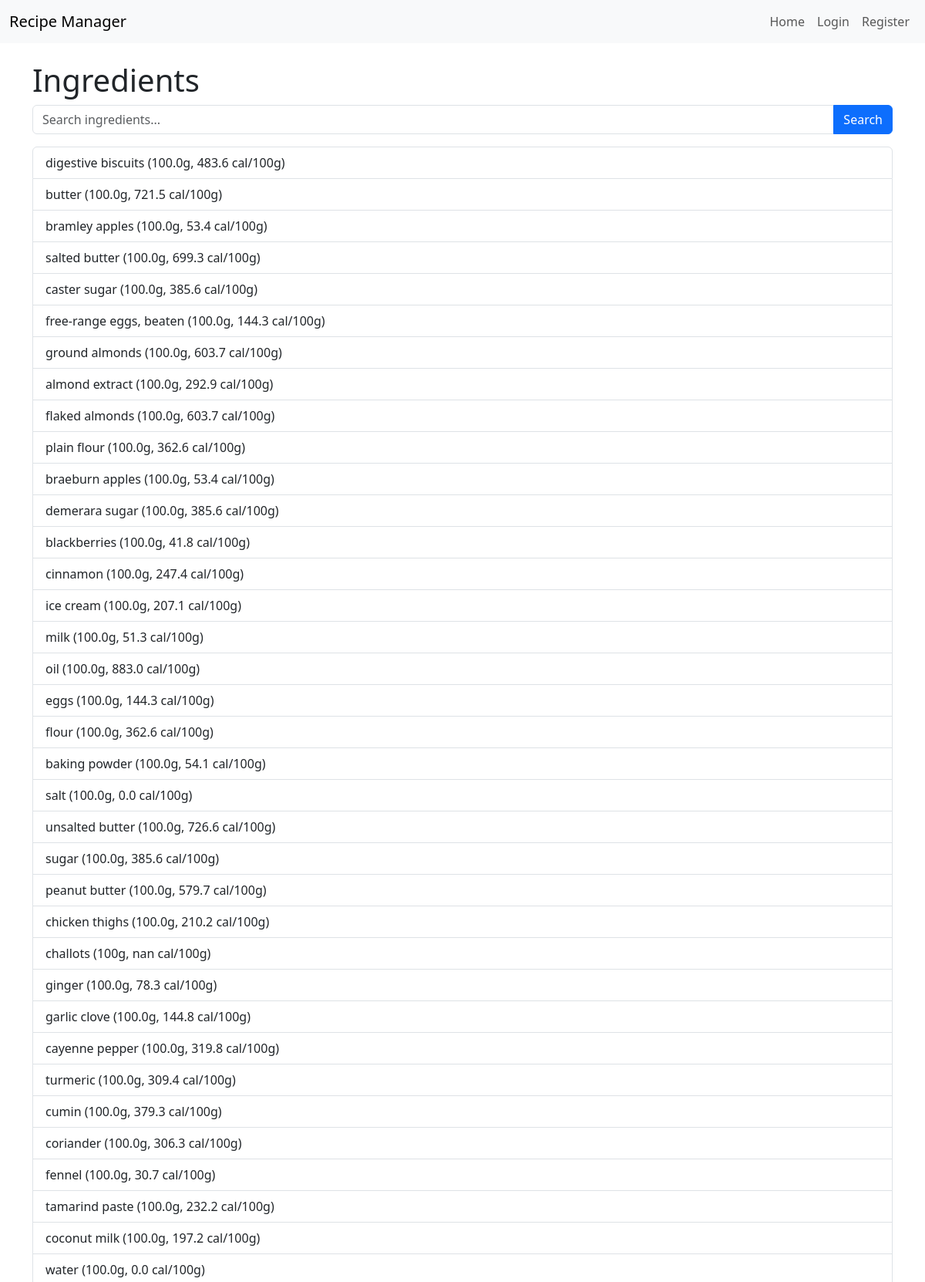
/ingredients (upper part), run on the app's committed database.
### tables this page shows
CREATE TABLE "ingredient" (
"id" INTEGER,
  "name" TEXT,
  "unit" TEXT,
  "calories_per_unit" REAL,
  "description" TEXT,
  "image" REAL
);

### final-code.py (the view)
@app.route('/ingredients')
def ingredients_list():
    conn = sqlite3.connect('recipes_final.db')
    ingredients = pd.read_sql_query("SELECT * FROM ingredient WHERE name LIKE ?", conn, params=(f'%{request.args.get("q", "")}%',))
    conn.close()
    return render_template('ingredients.html', ingredients=ingredients.to_dict(orient='records'))

### templates/ingredients.html (shortened to what this page needs)
<!DOCTYPE html>
<html lang="en">
<head>
    <link href="https://cdn.jsdelivr.net/npm/bootstrap@5.3.0/dist/css/bootstrap.min.css" rel="stylesheet">
</head>
<body>
    <nav class="navbar navbar-expand-lg navbar-light bg-light">
        <div class="container-fluid">
            <a class="navbar-brand" href="{{ url_for('home') }}">Recipe Manager</a>
            <div class="navbar-nav">
                <a class="nav-link" href="{{ url_for('home') }}">Home</a>
                {% if 'user_id' in session %}
                    <a class="nav-link" href="{{ url_for('add_recipe') }}">Add Recipe</a>
                    <a class="nav-link" href="{{ url_for('profile') }}">Profile</a>
                    {% if session.get('is_admin', False) %}
                        <a class="nav-link" href="{{ url_for('admin_panel') }}">Admin</a>
                        <a class="nav-link" href="{{ url_for('add_ingredient') }}">Add Ingredient</a>
                    {% endif %}
                    <a class="nav-link" href="{{ url_for('logout') }}">Logout</a>
                {% else %}
                    <a class="nav-link" href="{{ url_for('login') }}">Login</a>
                    <a class="nav-link" href="{{ url_for('register') }}">Register</a>
                {% endif %}
            </div>
        </div>
    </nav>
    <div class="container mt-4">
        <h1>Ingredients</h1>
        <form method="get" class="mb-3">
            <div class="input-group">
                <input type="text" class="form-control" name="q" placeholder="Search ingredients..." value="{{ request.args.get('q', '') }}">
                <button type="submit" class="btn btn-primary">Search</button>
            </div>
        </form>
        <ul class="list-group">
            {% for ing in ingredients %}
            <li class="list-group-item">{{ ing.name }} ({{ ing.unit }}, {{ ing.calories_per_unit }} cal/100g)</li>
            {% endfor %}
        </ul>
    </div>
</body>
</html>

### data on the page
ingredient: name "digestive biscuits", unit "100.0g", calories_per_unit "483.6"
ingredient: name "butter", unit "100.0g", calories_per_unit "721.5"
ingredient: name "bramley apples", unit "100.0g", calories_per_unit "53.4"
ingredient: name "salted butter", unit "100.0g", calories_per_unit "699.3"
ingredient: name "caster sugar", unit "100.0g", calories_per_unit "385.6"
ingredient: name "free-range eggs, beaten", unit "100.0g", calories_per_unit "144.3"
ingredient: name "ground almonds", unit "100.0g", calories_per_unit "603.7"
ingredient: name "almond extract", unit "100.0g", calories_per_unit "292.9"
ingredient: name "flaked almonds", unit "100.0g", calories_per_unit "603.7"
ingredient: name "plain flour", unit "100.0g", calories_per_unit "362.6"
ingredient: name "braeburn apples", unit "100.0g", calories_per_unit "53.4"
ingredient: name "demerara sugar", unit "100.0g", calories_per_unit "385.6"
ingredient: name "blackberries", unit "100.0g", calories_per_unit "41.8"
ingredient: name "cinnamon", unit "100.0g", calories_per_unit "247.4"
ingredient: name "ice cream", unit "100.0g", calories_per_unit "207.1"
ingredient: name "milk", unit "100.0g", calories_per_unit "51.3"
ingredient: name "oil", unit "100.0g", calories_per_unit "883.0"
ingredient: name "eggs", unit "100.0g", calories_per_unit "144.3"
ingredient: name "flour", unit "100.0g", calories_per_unit "362.6"
ingredient: name "baking powder", unit "100.0g", calories_per_unit "54.1"
ingredient: name "salt", unit "100.0g", calories_per_unit "0.0"
ingredient: name "unsalted butter", unit "100.0g", calories_per_unit "726.6"
ingredient: name "sugar", unit "100.0g", calories_per_unit "385.6"
ingredient: name "peanut butter", unit "100.0g", calories_per_unit "579.7"
ingredient: name "chicken thighs", unit "100.0g", calories_per_unit "210.2"
ingredient: name "challots", unit "100g", calories_per_unit "nan"
ingredient: name "ginger", unit "100.0g", calories_per_unit "78.3"
ingredient: name "garlic clove", unit "100.0g", calories_per_unit "144.8"
ingredient: name "cayenne pepper", unit "100.0g", calories_per_unit "319.8"
ingredient: name "turmeric", unit "100.0g", calories_per_unit "309.4"
ingredient: name "cumin", unit "100.0g", calories_per_unit "379.3"
ingredient: name "coriander", unit "100.0g", calories_per_unit "306.3"
ingredient: name "fennel", unit "100.0g", calories_per_unit "30.7"
ingredient: name "tamarind paste", unit "100.0g", calories_per_unit "232.2"
ingredient: name "coconut milk", unit "100.0g", calories_per_unit "197.2"
ingredient: name "water", unit "100.0g", calories_per_unit "0.0"
